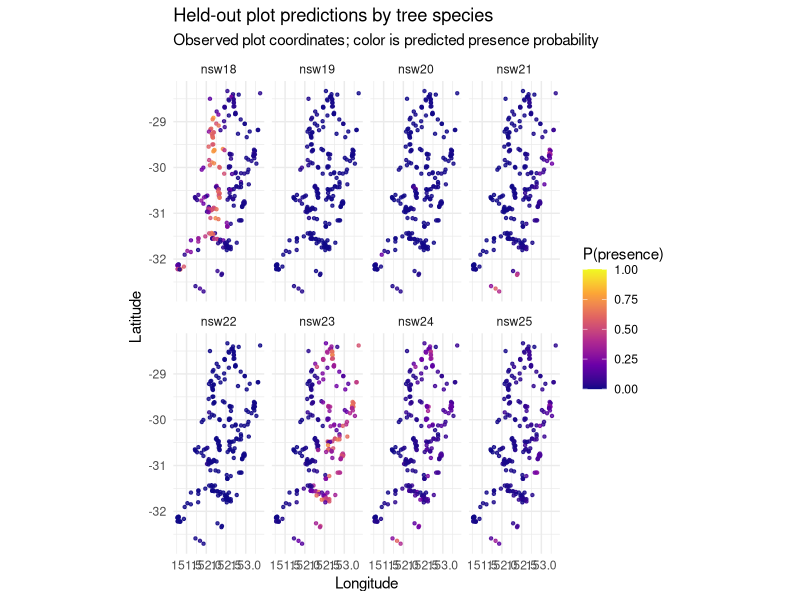
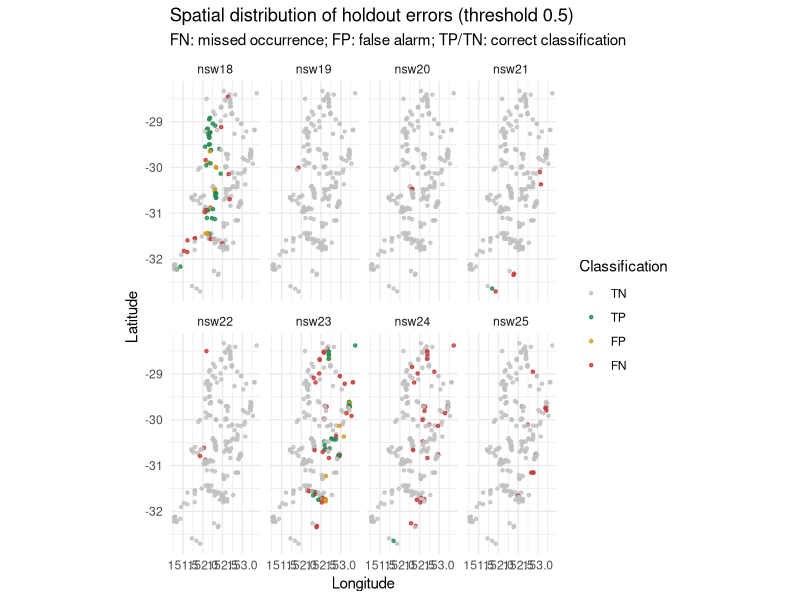

These charts were generated, in order, by the following R code:
# Auditable spatial visualization of observed and predicted occurrences.
# Uses actual plot coordinates from training data and independently saved
# plot-held-out predictions. No basemap or administrative boundaries inferred.
suppressPackageStartupMessages(library(ggplot2))
d <- read.csv("data/train.csv",stringsAsFactors=FALSE)
p <- read.csv("results/plot_holdout_predictions.csv",stringsAsFactors=FALSE)
stopifnot(all(c("id","plot","long","lat","Species","pres.abs") %in% names(d)),
          all(c("id","plot","observed","predicted_probability") %in% names(p)),
          !anyDuplicated(d$id),!anyDuplicated(p$id))
m <- merge(p,d[,c("id","plot","long","lat","Species","pres.abs")],
           by="id",all.x=TRUE,sort=FALSE,suffixes=c("_pred","_train"))
stopifnot(nrow(m)==nrow(p),!anyNA(m$long),!anyNA(m$lat),
          all(m$observed==m$pres.abs),all(m$plot_pred==m$plot_train))
dir.create("results/figures",recursive=TRUE,showWarnings=FALSE)
# Species-specific coordinates are repeated at each plot, hence facets.
g <- ggplot(m,aes(long,lat,color=predicted_probability))+
  geom_point(size=.85,alpha=.8)+
  facet_wrap(~Species,ncol=4)+
  scale_color_viridis_c(option="plasma",limits=c(0,1))+
  coord_quickmap()+labs(title="Held-out plot predictions by tree species",
  subtitle="Observed plot coordinates; color is predicted presence probability",
  x="Longitude",y="Latitude",color="P(presence)")+
  theme_minimal(base_size=11)
ggsave("results/figures/14_spatial_predicted_presence.png",g,width=13,height=8,dpi=160)
m$classification <- factor(ifelse(m$observed==1 & m$predicted_probability>=.5,"TP",
 ifelse(m$observed==1,"FN",ifelse(m$predicted_probability>=.5,"FP","TN"))),
 levels=c("TN","TP","FP","FN"))
g2 <- ggplot(m,aes(long,lat,color=classification))+
  geom_point(size=.9,alpha=.8)+facet_wrap(~Species,ncol=4)+
  scale_color_manual(values=c(TN="#c0c0c0",TP="#228b55",FP="#d49b21",FN="#c43b3b"))+
  coord_quickmap()+labs(title="Spatial distribution of holdout errors (threshold 0.5)",
  subtitle="FN: missed occurrence; FP: false alarm; TP/TN: correct classification",
  x="Longitude",y="Latitude",color="Classification")+
  theme_minimal(base_size=11)
ggsave("results/figures/15_spatial_holdout_errors.png",g2,width=13,height=8,dpi=160)
write.csv(m[,c("id","plot_pred","Species","long","lat","observed",
               "predicted_probability","classification")],
          "results/spatial_holdout_audit.csv",row.names=FALSE)
print(table(m$classification))
